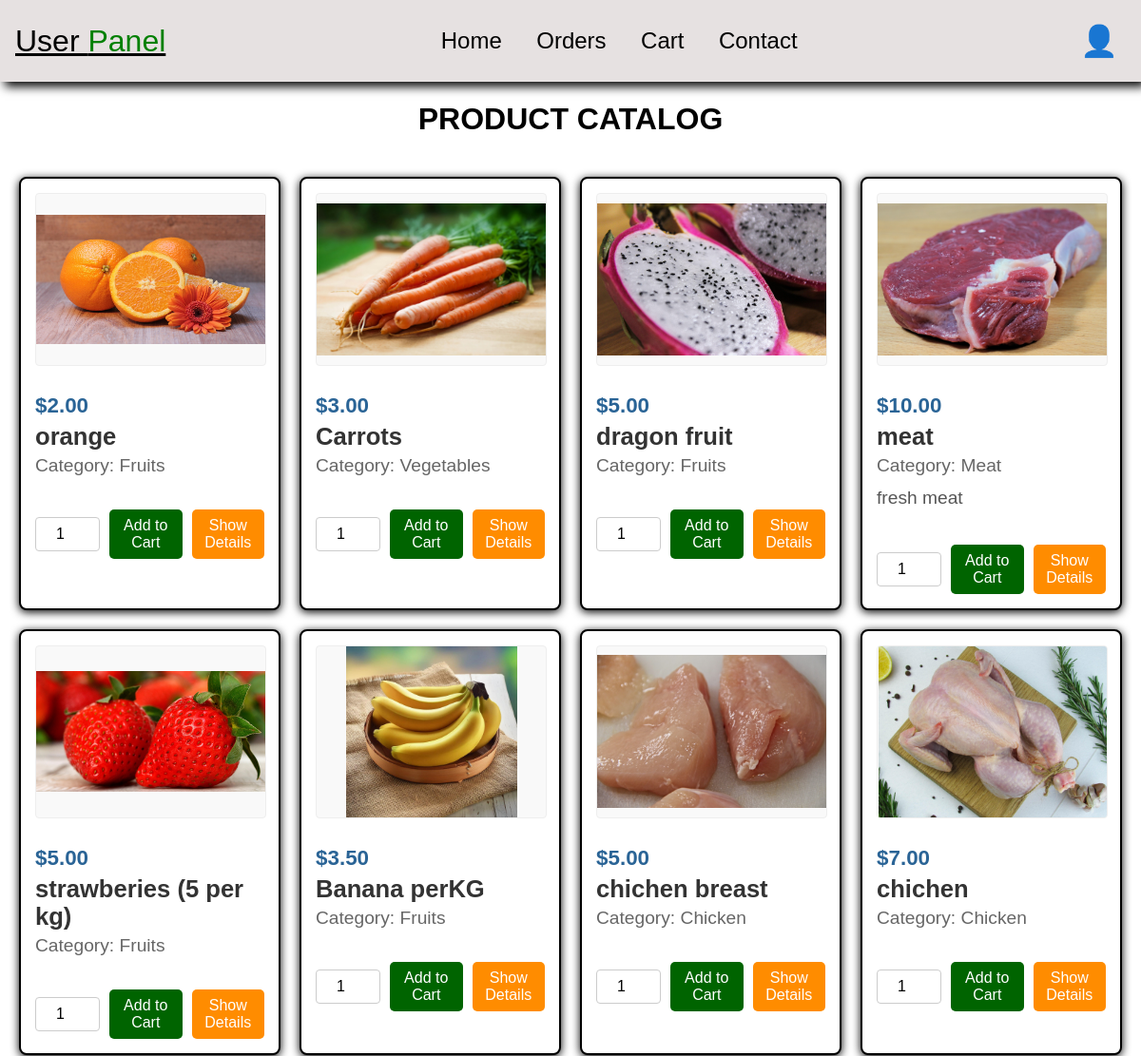
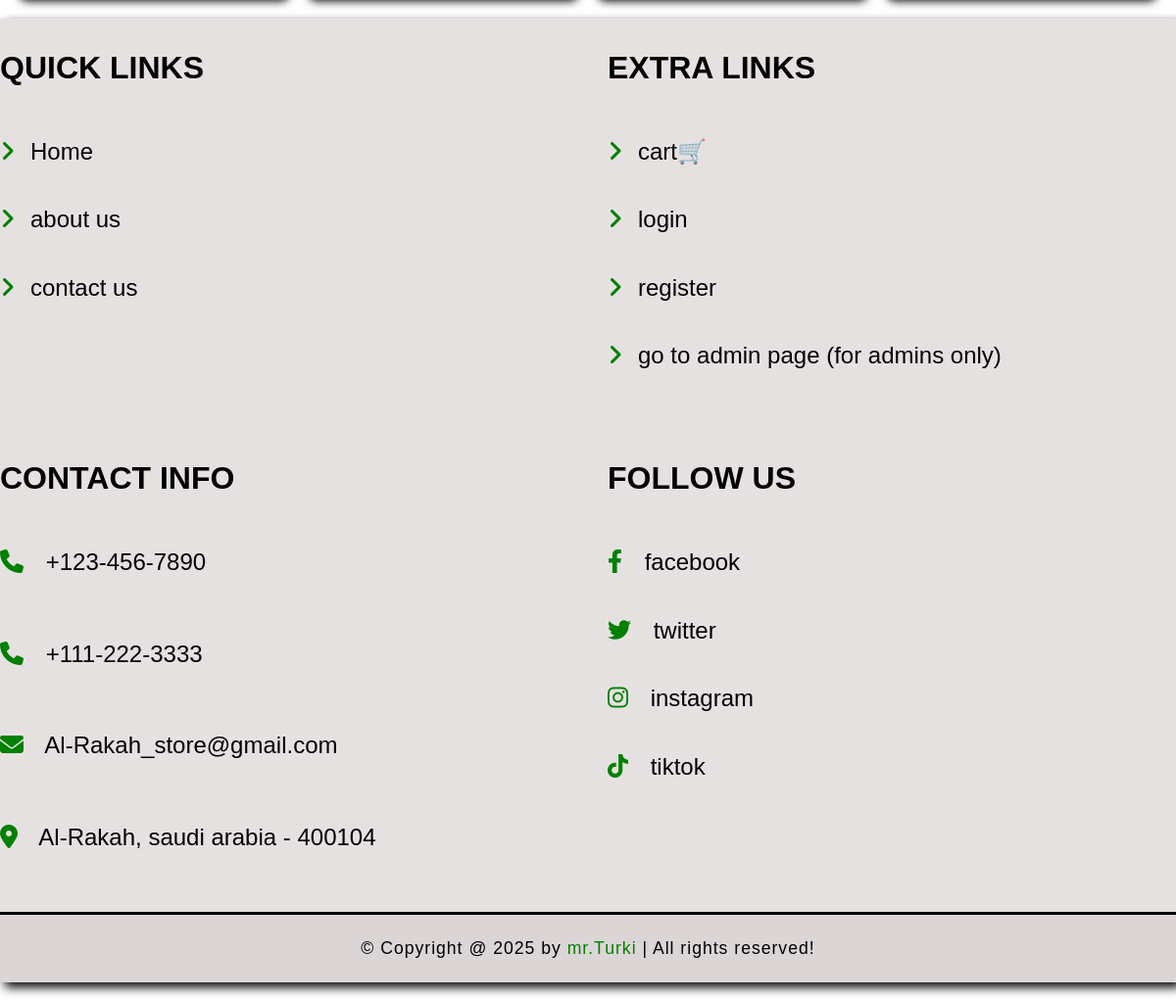
/GroceryStore/php/Home.php, run on the app's committed database (2 pictures, top to bottom).
### tables this page shows
CREATE TABLE `products` (
  `id` int(11) NOT NULL AUTO_INCREMENT,
  `name` varchar(100) NOT NULL,
  `category` varchar(100) NOT NULL,
  `details` text DEFAULT NULL,
  `price` decimal(10,2) NOT NULL,
  `quantity` decimal(10,2) NOT NULL,
  `image` varchar(255) NOT NULL,
  `created_at` timestamp NOT NULL DEFAULT current_timestamp(),
  PRIMARY KEY (`id`),
  KEY `CategoryID` (`category`)
);

### GroceryStore/php/Home.php (the view, shortened to what this page needs)
<?php
require_once 'config.php';
try {
    $products = $conn->query("SELECT * FROM products ORDER BY created_at DESC");
} catch (PDOException $e) {
    die("Database error: " . $e->getMessage());
}
?>
<!DOCTYPE html>
<html lang="en">
<head>
    <link rel="stylesheet" href="/web project/GroceryStore/css/stylesheet.css">
</head>
<body>
    <?php include 'user_header.php'; ?>
    <div class="dashboard">
        <h1 class="title">Product Catalog</h1>
        <div class="user_product_container">
            <?php if ($products && $products->rowCount() > 0): ?>
                <?php foreach ($products as $product): ?>
                    <div class="user_product_box">
                        <img src="<?= htmlspecialchars($product['image']) ?>"
                             alt="<?= htmlspecialchars($product['name']) ?>"
                             class="user_product_img"
                             onerror="this.src='images/default-product.jpg'">
                        <div class="user_product_info">
                            <div class="user_product_price">$<?= number_format($product['price'], 2) ?></div>
                            <h3><?= htmlspecialchars($product['name']) ?></h3>
                            <div class="user_product_category">Category: <?= htmlspecialchars($product['category']) ?></div>
                            <p class="user_product_description"><?= htmlspecialchars($product['details']) ?></p>
                        </div>
                        <div class="user_product_actions">
                            <input type="number" id="quantity_<?= $product['id'] ?>" value="1" min="1" class="user_product_quantity">
                            <button class="user_product_add_cart" onclick="addToCart(<?= $product['id'] ?>, 'quantity_<?= $product['id'] ?>')">Add to Cart</button>
                            <button class="user_product_details" onclick="showProductDetails(<?= $product['id'] ?>)">Show Details</button>
                        </div>
                    </div>
                <?php endforeach; ?>
            <?php else: ?>
                <div class="user_product_no_products">
                    <p>No products found.</p>
                </div>
            <?php endif; ?>
        </div>
    </div>
    <?php include 'footer.php'; ?>
</body>
</html>

### GroceryStore/php/user_header.php (shortened to what this page needs)
<!DOCTYPE html>
<html lang="en">
<head>
    <link rel="stylesheet" href="\web project\GroceryStore\css\StyleSheet.css">
</head>
<body>
<header class="header">
    <div class="flex">
        <a href="Home.php" class="logo">User <span>Panel</span></a>
        <nav class="navbar">
            <a href="Home.php">Home</a>
            <a href="orders.php">Orders</a>
            <a href="ShoppingCart.php">Cart</a>
            <a href="contact.php">Contact</a>
        </nav>
        <div class="icons">
            <button id="user-btn" class="user_icon">👤</button>
        </div>
    </div>
</header>

### GroceryStore/php/footer.php
<footer class="footer">
<link rel="stylesheet" href="https://cdnjs.cloudflare.com/ajax/libs/font-awesome/6.4.0/css/all.min.css">
    <section class="box-container">
        <div class="box">
            <h3>quick links</h3>
            <a href="home.php"><i class="fas fa-angle-right"></i>Home</a>
            <a href="about.php"><i class="fas fa-angle-right"></i>about us</a>
            <a href="contact.php"><i class="fas fa-angle-right"></i>contact us</a>
        </div>
        <div class="box">
            <h3>extra links</h3>
            <a href="ShoppingCart.php"><i class="fas fa-angle-right"></i>cart🛒</a>
            <a href="login.php"><i class="fas fa-angle-right"></i>login</a>
            <a href="register.php"><i class="fas fa-angle-right"></i>register</a>
            <a href="Admin.php"><i class="fas fa-angle-right"></i>go to admin page (for admins only)</a>
        </div>
        <div class="box">
            <h3>contact info</h3>
            <p> <i class="fas fa-phone"></i> +123-456-7890 </p>
            <p> <i class="fas fa-phone"></i> +111-222-3333 </p>
            <p> <i class="fas fa-envelope"></i> Al-Rakah_store@gmail.com </p>
            <p> <i class="fas fa-map-marker-alt"></i> Al-Rakah, saudi arabia - 400104 </p>
        </div>
        <div class="box">
            <h3>follow us</h3>
            <a href="#"> <i class="fab fa-facebook-f"></i> facebook </a>
            <a href="#"> <i class="fab fa-twitter"></i> twitter </a>
            <a href="#"> <i class="fab fa-instagram"></i> instagram </a>
            <a href="#"> <i class="fab fa-tiktok"></i> tiktok </a>
        </div>
    </section>
    <p class="credit">
    &copy; Copyright @ <?php echo date('Y'); ?>
    by <span>mr.Turki</span> |
    All rights reserved!
</p>
</footer>

### GroceryStore/css/StyleSheet.css (style rules this page uses)
body { font-family: Arial, sans-serif; margin: 0; padding: 0; background-color: white; }
.header { background-color: rgba(214, 206, 206, 0.611); position: sticky; top: 0; left: 0; right: 0; z-index: 1000; box-shadow: 5px 5px 10px black; }
.header .flex { display: flex; align-items: center; justify-content: space-between; padding: 1rem; margin: 0 auto; position: relative; max-width: 1200px; }
.header .flex .logo { font-size: 2rem; color: black; }
.header .flex .logo span { color: green; }
.header .flex .navbar a { margin: 0 1rem; font-size: 1.5rem; text-decoration: none; color: black; }
.footer { background-color: rgba(214, 206, 206, 0.611); box-shadow: 5px 5px 10px black; }
.footer .box-container { display: grid; grid-template-columns: repeat(auto-fit, minmax(27rem,1fr)); gap: 2.5rem; align-items: flex-start; }
footer .box-container .box h3 { text-transform: uppercase; color: black; margin-bottom: 2rem; font-size: 2rem; }
footer .box-container .box a, footer .box-container .box p { display: block; padding: 1.3rem 0; font-size: 1.5rem; color: black; text-decoration: none; }
footer .box-container .box a i, footer .box-container .box p i { color: green; padding-right: 1rem; }
.footer .credit { background-color:rgba(214, 206, 206, 0.611); padding: 1.5rem; font-size: 1.1rem; letter-spacing: 1px; text-align: center; border-top: 3px solid black; }
.footer .credit span { color: green; }
.user_icon { font-size: 2rem; }
#user-btn { background: none; border: none; font-size: 2rem; cursor: pointer; padding: 0.5rem; }
.title { text-align: center; font-size: 2rem; font-weight: bold; color: black; text-transform: uppercase; }
.user_product_container { display: grid; grid-template-columns: repeat(auto-fill, minmax(250px, 1fr)); gap: 20px; padding: 20px; max-width: 1200px; margin: 0 auto; }
.user_product_box { border: 2px solid black; border-radius: 8px; padding: 15px; background: white; box-shadow: 0 2px 10px black; transition: transform 0.3s ease; }
.user_product_img { width: 100%; height: 180px; object-fit: contain; border-radius: 4px; margin-bottom: 10px; background: #f9f9f9; border: 1px solid #eee; }
.user_product_info { padding: 10px 0; }
.user_product_price { font-weight: bold; color: #2a6496; font-size: 1.4rem; margin: 5px 0; }
.user_product_info h3 { font-size: 1.6rem; margin: 5px 0; color: #333; }
.user_product_category { color: #666; font-size: 1.2rem; margin-bottom: 10px; text-transform: capitalize; }
.user_product_description { color: #555; font-size: 1.2rem; margin: 10px 0; line-height: 1.4; }
.user_product_actions { display: flex; gap: 10px; margin-top: 15px; align-items: center; }
.user_product_quantity { width: 50px; padding: 8px; border: 1px solid #ccc; border-radius: 4px; font-size: 1rem; text-align: center; }
.user_product_add_cart { background-color: darkgreen; color: white; border: none; padding: 8px 12px; font-size: 1rem; border-radius: 5px; flex: 1; cursor: pointer; transition: background-color 0.2s ease; }
.user_product_details { background-color: darkorange; color: white; border: none; padding: 8px 12px; font-size: 1rem; border-radius: 5px; flex: 1; cursor: pointer; transition: background-color 0.2s ease; }

### data on the page
products: image+name (picture), price "2.00", name "orange", category "Fruits"
products: image+name (picture), price "3.00", name "Carrots", category "Vegetables"
products: image+name (picture), price "5.00", name "dragon fruit", category "Fruits"
products: image+name (picture), price "10.00", name "meat", category "Meat", details "fresh meat"
products: image (picture), price "5.00", name "strawberies (5 per kg)", category "Fruits"
products: image (picture), price "3.50", name "Banana perKG", category "Fruits"
products: image (picture), price "5.00", name "chichen breast", category "Chicken"
products: image (picture), price "7.00", name "chichen", category "Chicken"
